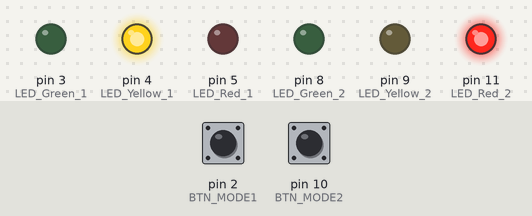
A sketch run on a simulated Arduino Uno, built with avr-gcc and run on an emulated ATmega328P. Parts: output pins drawn as LEDs (lit = HIGH). Inputs (shaded band) come from the test bench; at power-on: pin 2 (BTN_MODE1) LOW, pin 10 (BTN_MODE2) LOW.

Above: at 26.6 s.
26.7 s: pin 2 (BTN_MODE1) pulled HIGH for 3 s
At 29.9 s:
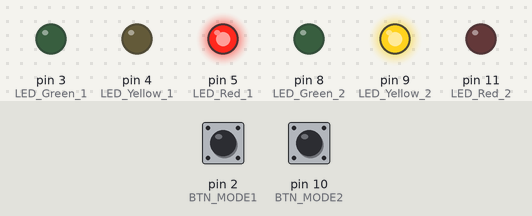
At 33.3 s:
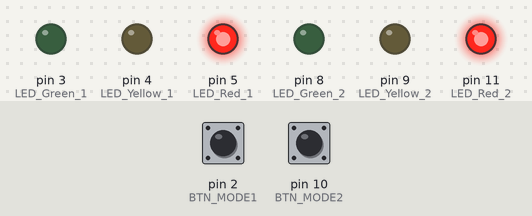
Timing chart, 0 to 36.5 s (numbered marks = the images above; inputs shaded):
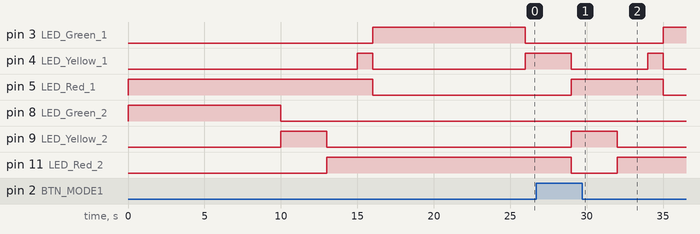

The sketch:

trafficLight.ino
```cpp
#define LED_Red_1     5
#define LED_Yellow_1  4
#define LED_Green_1   3
#define LED_Red_2    11
#define LED_Yellow_2  9
#define LED_Green_2   8

#define BTN_MODE1      2
#define BTN_MODE2      10

enum State {
    state_0,
    state_1,
    state_2,
    state_3,
    state_4,
    state_5,
    state_6,
    state_7
};

State state = state_0;

void setup() {
    pinMode(LED_Red_1, OUTPUT);
    pinMode(LED_Yellow_1, OUTPUT);
    pinMode(LED_Green_1, OUTPUT);

    pinMode(LED_Red_2, OUTPUT);
    pinMode(LED_Yellow_2, OUTPUT);
    pinMode(LED_Green_2, OUTPUT);

    pinMode(BTN_MODE1, INPUT);
    pinMode(BTN_MODE2, INPUT);
}

void loop() {
    switch(state) {
        case state_0:
            // 1 RED -- 2 GREEN
            digitalWrite(LED_Red_1, HIGH);
            digitalWrite(LED_Yellow_1, LOW);
            digitalWrite(LED_Green_1, LOW);

            digitalWrite(LED_Red_2, LOW);
            digitalWrite(LED_Yellow_2, LOW);
            digitalWrite(LED_Green_2, HIGH);
            delay(10000);
            state = state_1;
            break;
        case state_1:
            // 1 RED -- 2 YELLOW
            digitalWrite(LED_Red_1, HIGH);
            digitalWrite(LED_Yellow_1, LOW);
            digitalWrite(LED_Green_1, LOW);

            digitalWrite(LED_Red_2, LOW);
            digitalWrite(LED_Yellow_2, HIGH);
            digitalWrite(LED_Green_2, LOW);
            delay(3000);
            state = state_2;
            break;
        case state_2:
            // 1 RED -- 2 RED
            digitalWrite(LED_Red_1, HIGH);
            digitalWrite(LED_Yellow_1, LOW);
            digitalWrite(LED_Green_1, LOW);

            digitalWrite(LED_Red_2, HIGH);
            digitalWrite(LED_Yellow_2, LOW);
            digitalWrite(LED_Green_2, LOW);
            delay(2000);
            state = state_3;
            break;
        case state_3:
            // 1 YELLOW-RED -- 2 RED
            digitalWrite(LED_Red_1, HIGH);
            digitalWrite(LED_Yellow_1, HIGH);
            digitalWrite(LED_Green_1, LOW);

            digitalWrite(LED_Red_2, HIGH);
            digitalWrite(LED_Yellow_2, LOW);
            digitalWrite(LED_Green_2, LOW);
            state = state_4;
            delay(1000);
            break;
        case state_4:
            // 1 GREEN -- 2 RED
            digitalWrite(LED_Red_1, LOW);
            digitalWrite(LED_Yellow_1, LOW);
            digitalWrite(LED_Green_1, HIGH);

            digitalWrite(LED_Red_2, HIGH);
            digitalWrite(LED_Yellow_2, LOW);
            digitalWrite(LED_Green_2, LOW);
            delay(10000);
            state = state_5;
            break;
        case state_5:
            // 1 YELLOW -- 2 RED
            digitalWrite(LED_Red_1, LOW);
            digitalWrite(LED_Yellow_1, HIGH);
            digitalWrite(LED_Green_1, LOW);

            digitalWrite(LED_Red_2, HIGH);
            digitalWrite(LED_Yellow_2, LOW);
            digitalWrite(LED_Green_2, LOW);
            delay(3000);
            state = state_6;
            break;
        case state_6:
            // 1 RED -- 2 RED
            digitalWrite(LED_Red_1, HIGH);
            digitalWrite(LED_Yellow_1, LOW);
            digitalWrite(LED_Green_1, LOW);

            digitalWrite(LED_Red_2, HIGH);
            digitalWrite(LED_Yellow_2, LOW);
            digitalWrite(LED_Green_2, LOW);
            delay(2000);
            state = state_7;
            break;
        case state_7:
            // 1 RED -- 2 YELLOW-RED
            digitalWrite(LED_Red_1, HIGH);
            digitalWrite(LED_Yellow_1, LOW);
            digitalWrite(LED_Green_1, LOW);

            digitalWrite(LED_Red_2, LOW);
            digitalWrite(LED_Yellow_2, HIGH);
            digitalWrite(LED_Green_2, LOW);
            delay(1000);
            state = state_0;
            break;
    }

    // Check button states
    if(digitalRead(BTN_MODE1) == HIGH) {
        state = state_1;
    } else if(digitalRead(BTN_MODE2) == HIGH) {
        state = state_5;
    }
}
```

Measured:
- after the input at 26.7 s, pin 3 (LED_Green_1): LOW → HIGH after 8.3 s; pin 8 (LED_Green_2): stays LOW (without the input it goes to HIGH after 5.3 s); pin 11 (LED_Red_2): HIGH → LOW after 2.3 s instead of 4.3 s
